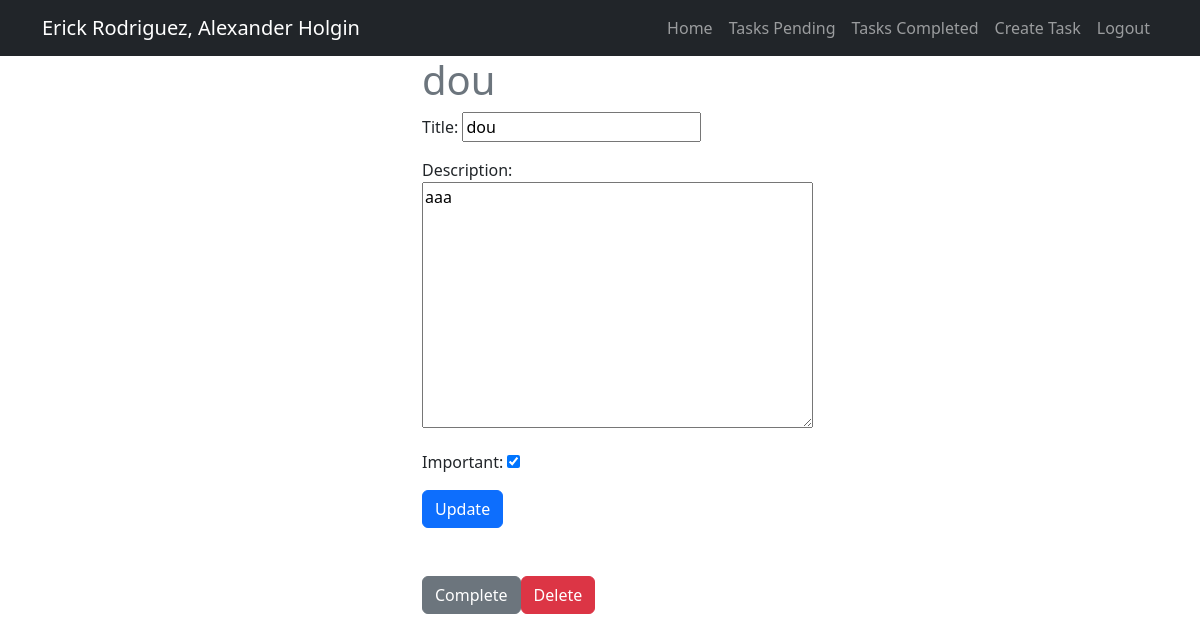
Page /tasks/8/ (signed in) on the committed database.
### tasks/models.py (models this page shows, shortened)
class Task(models.Model):
    title = models.CharField(max_length=100)
    description = models.TextField(blank=True)
    created = models.DateTimeField(auto_now_add=True)
    datecompleted = models.DateTimeField(null=True, blank=True)
    important = models.BooleanField(default=False)
    user = models.ForeignKey(User, on_delete=models.CASCADE)

### tasks/views.py (the view, shortened to what this page needs)
# urls.py: path('tasks/<int:task_id>/', views.task_detail, name='task_detail'),
@login_required
def task_detail(request, task_id):
    if request.method == 'GET':
        task = get_object_or_404(Task, pk=task_id, user=request.user)
        form = TaskForm(instance=task)
        return render(request, 'task_detail.html', {'task': task, 'form': form})

### tasks/forms.py
class TaskForm(forms.ModelForm):
    class Meta:
        model= Task
        fields = ['title', 'description', 'important']
        widgets = {
            'title': forms.TextInput(attrs={'class': 'form.control', 'placeholder': 'Write a tittle'}),
            'description': forms.Textarea(attrs={'class': 'form.control', 'placeholder': 'Write a description'}),
            'important': forms.CheckboxInput(attrs={'class': 'form.check-input m-auto'}),
        }

### tasks/templates/task_detail.html (shortened to what this page needs)
{% extends 'base.html' %}
{% block content %}
<main class="container">
    <div class="row">
        <div class="col-md-4 offset-md-4">
            <h1 class="text-secondary">{{task.title}}</h1>
            <form method="POST">
                {{form.as_p}}
                <button class="btn btn-primary">
                    Update
                </button>
            </form>
            <div class="mt-5 d-flex">
                <form action="{% url 'complete_task' task.id %}" method="POST">
                    <button class="btn btn-secondary">
                        Complete
                    </button>
                </form>
                <form action="{% url 'delete_task' task.id %}" method="POST">
                    <button class="btn btn-danger">
                        Delete
                    </button>
                </form>
            </div>
        </div>
    </div>
</main>
{% endblock %}

### rows in the picture
Task: title "dou", description "aaa", important "☑"
